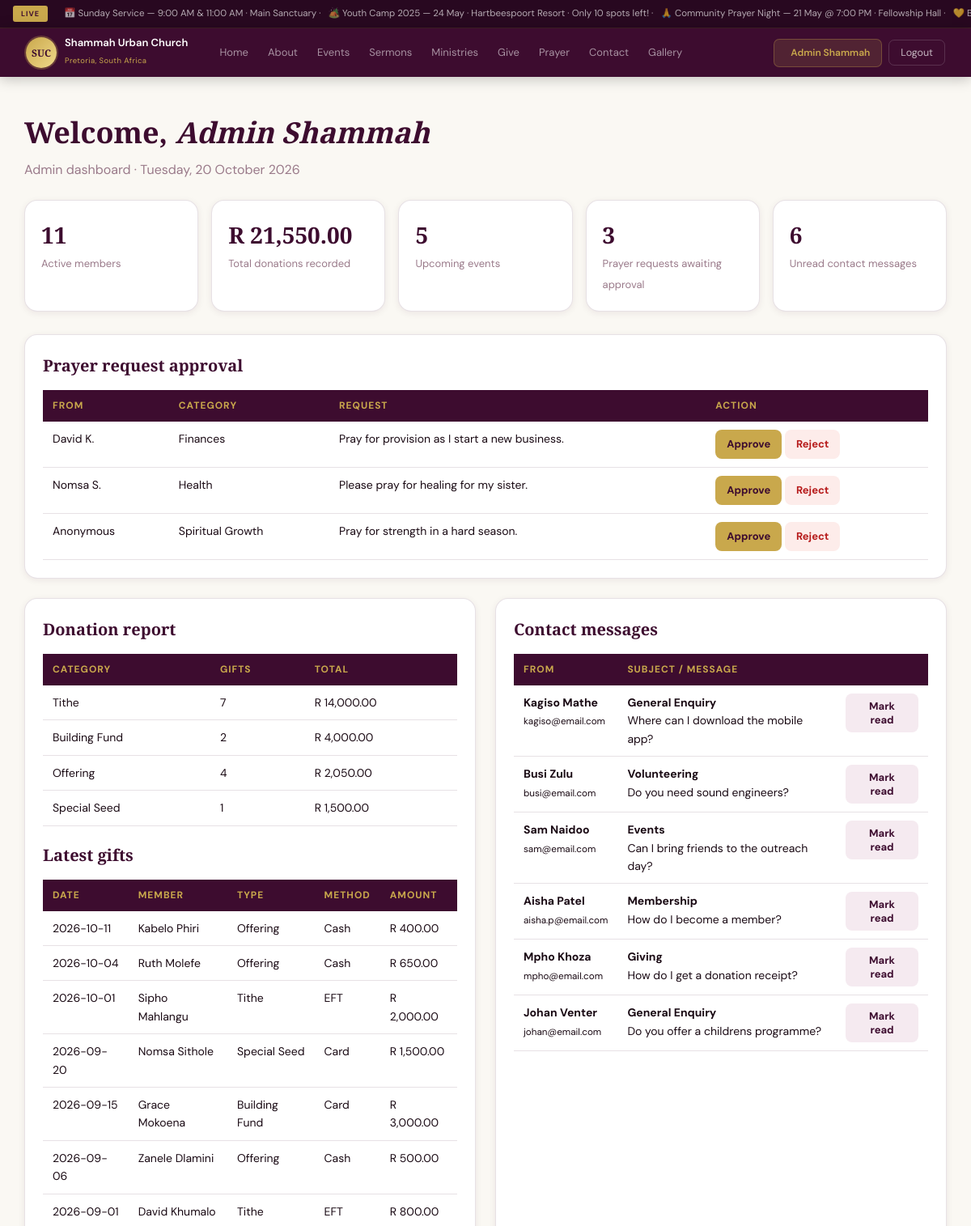
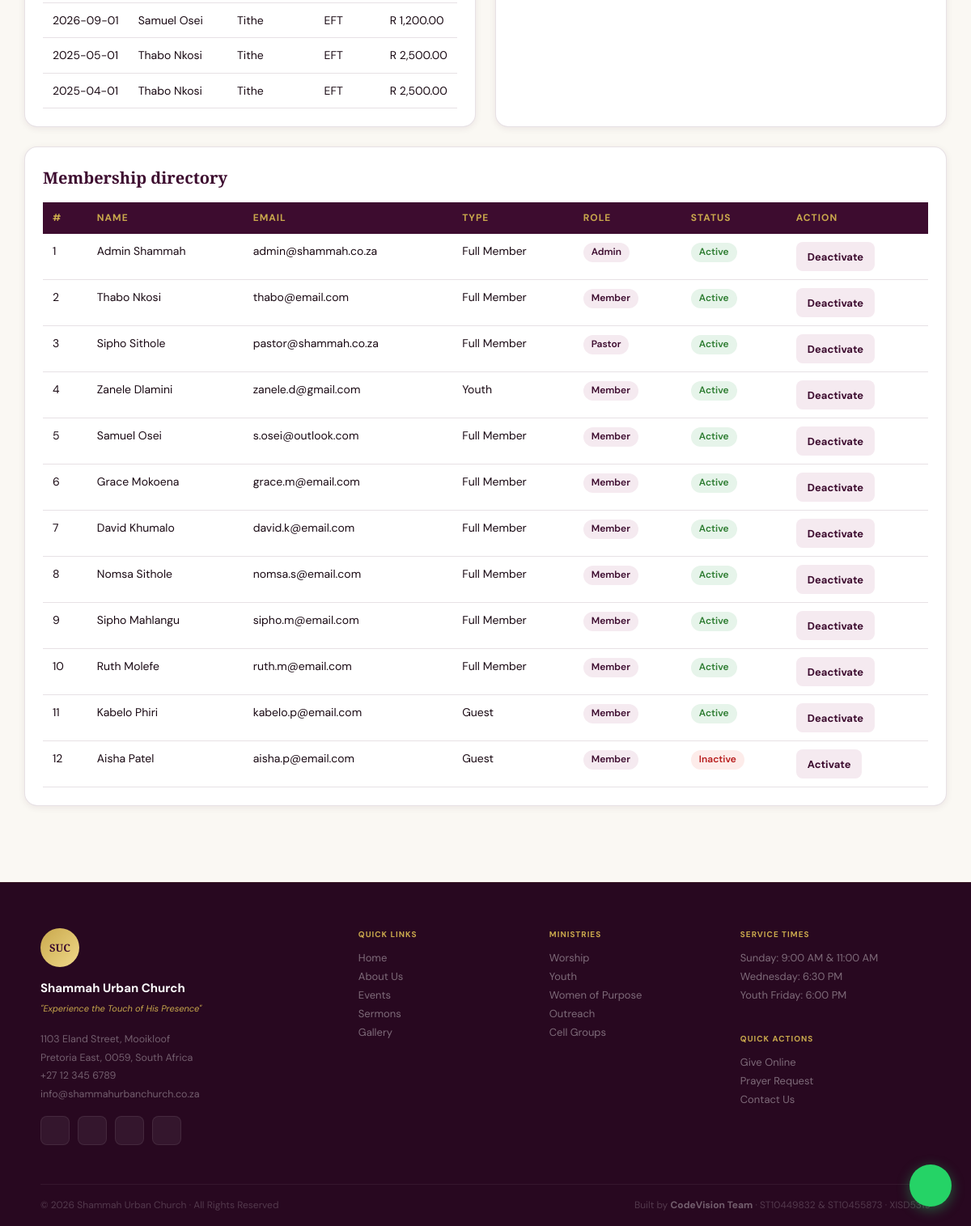
Page /admin_dashboard.php (signed in) on the committed database (2 pictures, top to bottom).
### tables this page shows
CREATE TABLE IF NOT EXISTS PRAYER_REQUEST (
    request_id   INT          NOT NULL AUTO_INCREMENT,
    member_id    INT          NULL,
    display_name VARCHAR(80)  NOT NULL DEFAULT 'Anonymous',
    category     VARCHAR(40)  NOT NULL DEFAULT 'General',
    message      TEXT         NOT NULL,
    is_public    TINYINT(1)   NOT NULL DEFAULT 1,
    status       VARCHAR(20)  NOT NULL DEFAULT 'pending',
    prayer_count INT          NOT NULL DEFAULT 0,
    is_answered  TINYINT(1)   NOT NULL DEFAULT 0,
    created_at   DATETIME     NOT NULL DEFAULT CURRENT_TIMESTAMP,
    reviewed_by  INT          NULL,
    reviewed_at  DATETIME     NULL,
    PRIMARY KEY (request_id),
    INDEX idx_status (status),
    FOREIGN KEY (member_id)   REFERENCES MEMBER(member_id) ON DELETE SET NULL,
    FOREIGN KEY (reviewed_by) REFERENCES MEMBER(member_id) ON DELETE SET NULL
);

CREATE TABLE IF NOT EXISTS DONATION (
    donation_id     INT           NOT NULL AUTO_INCREMENT,
    member_id       INT           NOT NULL,
    amount          DECIMAL(10,2) NOT NULL,
    donation_type   VARCHAR(40)   NOT NULL DEFAULT 'Offering',
    payment_method  VARCHAR(20)   NOT NULL DEFAULT 'Cash',
    reference       VARCHAR(60)   NOT NULL DEFAULT '',
    donation_date   DATE          NOT NULL,
    PRIMARY KEY (donation_id),
    INDEX idx_member (member_id),
    FOREIGN KEY (member_id) REFERENCES MEMBER(member_id) ON DELETE CASCADE
);

CREATE TABLE IF NOT EXISTS MEMBER (
    member_id       INT           NOT NULL AUTO_INCREMENT,
    title           VARCHAR(10)   NOT NULL DEFAULT 'Mr',
    first_name      VARCHAR(60)   NOT NULL,
    last_name       VARCHAR(60)   NOT NULL,
    email           VARCHAR(120)  NOT NULL UNIQUE,
    phone           VARCHAR(20)   NOT NULL DEFAULT '',
    date_of_birth   DATE          NULL,
    gender          VARCHAR(10)   NOT NULL DEFAULT 'Other',
    membership_type VARCHAR(40)   NOT NULL DEFAULT 'Guest',
    password_hash   VARCHAR(255)  NOT NULL,
    role            VARCHAR(20)   NOT NULL DEFAULT 'member',
    is_active       TINYINT(1)    NOT NULL DEFAULT 1,
    created_at      DATETIME      NOT NULL DEFAULT CURRENT_TIMESTAMP,
    PRIMARY KEY (member_id),
    INDEX idx_email (email),
    INDEX idx_role  (role)
);

CREATE TABLE IF NOT EXISTS CONTACT_MESSAGE (
    message_id INT          NOT NULL AUTO_INCREMENT,
    name       VARCHAR(80)  NOT NULL,
    email      VARCHAR(120) NOT NULL,
    subject    VARCHAR(80)  NOT NULL DEFAULT 'General Enquiry',
    message    TEXT         NOT NULL,
    is_read    TINYINT(1)   NOT NULL DEFAULT 0,
    created_at DATETIME     NOT NULL DEFAULT CURRENT_TIMESTAMP,
    PRIMARY KEY (message_id)
);

### admin_dashboard.php (the view, shortened to what this page needs)
<?php
require_once 'includes/db.php';
$user_role = $_SESSION['role'] ?? 'member';
$user_name    = htmlspecialchars($_SESSION['member_name'] ?? 'Staff');
$kpi = [
    'members'   => (int) $pdo->query('SELECT COUNT(*) FROM MEMBER WHERE is_active = 1')->fetchColumn(),
    'donations' => (float) $pdo->query('SELECT COALESCE(SUM(amount),0) FROM DONATION')->fetchColumn(),
    'events'    => (int) $pdo->query('SELECT COUNT(*) FROM EVENT WHERE event_date >= NOW() AND is_active = 1')->fetchColumn(),
    'pending'   => (int) $pdo->query("SELECT COUNT(*) FROM PRAYER_REQUEST WHERE status = 'pending'")->fetchColumn(),
    'unread'    => (int) $pdo->query('SELECT COUNT(*) FROM CONTACT_MESSAGE WHERE is_read = 0')->fetchColumn(),
];
$members = $pdo->query(
    'SELECT member_id, first_name, last_name, email, role, membership_type, is_active
       FROM MEMBER ORDER BY member_id'
)->fetchAll();
$donations = $pdo->query(
    'SELECT d.donation_date, d.amount, d.donation_type, d.payment_method,
            m.first_name, m.last_name
       FROM DONATION d JOIN MEMBER m ON m.member_id = d.member_id
   ORDER BY d.donation_date DESC, d.donation_id DESC LIMIT 10'
)->fetchAll();
$by_type = $pdo->query(
    'SELECT donation_type, COUNT(*) AS gifts, SUM(amount) AS total
       FROM DONATION GROUP BY donation_type ORDER BY total DESC'
)->fetchAll();
$prayers = $pdo->query(
    "SELECT request_id, display_name, category, message, created_at
       FROM PRAYER_REQUEST WHERE status = 'pending'
   ORDER BY created_at ASC"
)->fetchAll();
$messages = $pdo->query(
    'SELECT message_id, name, email, subject, message, is_read, created_at
       FROM CONTACT_MESSAGE ORDER BY created_at DESC LIMIT 6'
)->fetchAll();
function e($v) { return htmlspecialchars((string) $v, ENT_QUOTES, 'UTF-8'); }
require_once 'includes/header.php';
require_once 'includes/nav.php';
?>
<main id="main-content">
  <div class="dash">
    <h1>Welcome, <em><?= $user_name ?></em></h1>
    <p class="sub"><?= e(ucfirst($user_role)) ?> dashboard · <?= date('l, j F Y') ?></p>
    <section class="kpis" aria-label="Key figures">
      <div class="kpi"><b><?= $kpi['members'] ?></b><span>Active members</span></div>
      <div class="kpi"><b>R <?= number_format($kpi['donations'], 2) ?></b><span>Total donations recorded</span></div>
      <div class="kpi"><b><?= $kpi['events'] ?></b><span>Upcoming events</span></div>
      <div class="kpi"><b><?= $kpi['pending'] ?></b><span>Prayer requests awaiting approval</span></div>
      <div class="kpi"><b><?= $kpi['unread'] ?></b><span>Unread contact messages</span></div>
    </section>
    <section class="panel" id="prayers">
      <h2>Prayer request approval</h2>
      <?php if (!$prayers): ?>
        <p class="empty">No requests waiting for approval.</p>
      <?php else: ?>
      <div class="tbl-wrap"><table>
        <thead><tr><th>From</th><th>Category</th><th>Request</th><th>Action</th></tr></thead>
        <tbody>
        <?php foreach ($prayers as $p): ?>
          <tr>
            <td><?= e($p['display_name']) ?></td>
            <td><?= e($p['category']) ?></td>
            <td><?= e($p['message']) ?></td>
            <td>
              <form method="post" style="display:inline">
                <button class="dbtn go" name="action" value="approve">Approve</button>
                <button class="dbtn no" name="action" value="reject">Reject</button>
              </form>
            </td>
          </tr>
        <?php endforeach; ?>
        </tbody>
      </table></div>
      <?php endif; ?>
    </section>
    <div class="two">
      <section class="panel" id="donations">
        <h2>Donation report</h2>
        <div class="tbl-wrap"><table>
          <thead><tr><th>Category</th><th>Gifts</th><th>Total</th></tr></thead>
          <tbody>
          <?php foreach ($by_type as $t): ?>
            <tr><td><?= e($t['donation_type']) ?></td><td><?= (int) $t['gifts'] ?></td><td>R <?= number_format((float) $t['total'], 2) ?></td></tr>
          <?php endforeach; ?>
          </tbody>
        </table></div>
        <h2 style="margin-top:20px">Latest gifts</h2>
        <div class="tbl-wrap"><table>
          <thead><tr><th>Date</th><th>Member</th><th>Type</th><th>Method</th><th>Amount</th></tr></thead>
          <tbody>
          <?php foreach ($donations as $d): ?>
            <tr>
              <td><?= e($d['donation_date']) ?></td>
              <td><?= e($d['first_name'] . ' ' . $d['last_name']) ?></td>
              <td><?= e($d['donation_type']) ?></td>
              <td><?= e($d['payment_method']) ?></td>
              <td>R <?= number_format((float) $d['amount'], 2) ?></td>
            </tr>
          <?php endforeach; ?>
          </tbody>
        </table></div>
      </section>
      <section class="panel" id="messages">
        <h2>Contact messages</h2>
        <div class="tbl-wrap"><table>
          <thead><tr><th>From</th><th>Subject / message</th><th></th></tr></thead>
          <tbody>
          <?php foreach ($messages as $m): ?>
            <tr>
              <td><strong><?= e($m['name']) ?></strong><br><small><?= e($m['email']) ?></small></td>
              <td><strong><?= e($m['subject']) ?></strong><br><?= e($m['message']) ?></td>
              <td>
                <?php if ($m['is_read']): ?>
                  <span class="pill ok">Read</span>
                <?php else: ?>
                  <form method="post">
                    <button class="dbtn neutral" name="action" value="mark_read">Mark read</button>
                  </form>
                <?php endif; ?>
              </td>
            </tr>
          <?php endforeach; ?>
          </tbody>
        </table></div>
      </section>
    </div>
    <section class="panel" id="members">
      <h2>Membership directory</h2>
      <div class="tbl-wrap"><table>
        <thead><tr><th>#</th><th>Name</th><th>Email</th><th>Type</th><th>Role</th><th>Status</th><th>Action</th></tr></thead>
        <tbody>
        <?php foreach ($members as $m): ?>
          <tr>
            <td><?= (int) $m['member_id'] ?></td>
            <td><?= e($m['first_name'] . ' ' . $m['last_name']) ?></td>
            <td><?= e($m['email']) ?></td>
            <td><?= e($m['membership_type']) ?></td>
            <td><span class="pill role"><?= e(ucfirst($m['role'])) ?></span></td>
            <td><?= $m['is_active'] ? '<span class="pill ok">Active</span>' : '<span class="pill off">Inactive</span>' ?></td>
            <td>
              <form method="post">
                <button class="dbtn neutral" name="action" value="toggle_member"
                        onclick="return confirm('Change this member\'s status?')">
                  <?= $m['is_active'] ? 'Deactivate' : 'Activate' ?>
                </button>
              </form>
            </td>
          </tr>
        <?php endforeach; ?>
        </tbody>
      </table></div>
    </section>
  </div>
</main>
<?php require_once 'includes/footer.php'; ?>

### rows in the picture
prayer_request: display_name "David K.", category "Finances", message "Pray for provision as I start a new business."
prayer_request: display_name "Nomsa S.", category "Health", message "Please pray for healing for my sister."
prayer_request: display_name "Anonymous", category "Spiritual Growth", message "Pray for strength in a hard season."
donation: donation_date "2026-10-11", member.last_name "Kabelo Phiri", donation_type "Offering", payment_method "Cash", amount "400.00"
donation: donation_date "2026-10-04", member.last_name "Ruth Molefe", donation_type "Offering", payment_method "Cash", amount "650.00"
donation: donation_date "2026-10-01", member.last_name "Sipho Mahlangu", donation_type "Tithe", payment_method "EFT", amount "2,000.00"
donation: donation_date "2026-09-20", member.last_name "Nomsa Sithole", donation_type "Special Seed", payment_method "Card", amount "1,500.00"
donation: donation_date "2026-09-15", member.last_name "Grace Mokoena", donation_type "Building Fund", payment_method "Card", amount "3,000.00"
donation: donation_date "2026-09-06", member.last_name "Zanele Dlamini", donation_type "Offering", payment_method "Cash", amount "500.00"
donation: donation_date "2026-09-01", member.last_name "David Khumalo", donation_type "Tithe", payment_method "EFT", amount "800.00"
donation: donation_date "2026-09-01", member.last_name "Samuel Osei", donation_type "Tithe", payment_method "EFT", amount "1,200.00"
donation: donation_date "2025-05-01", member.last_name "Thabo Nkosi", donation_type "Tithe", payment_method "EFT", amount "2,500.00"
donation: donation_date "2025-04-01", member.last_name "Thabo Nkosi", donation_type "Tithe", payment_method "EFT", amount "2,500.00"
contact_message: name "Kagiso Mathe", email "kagiso@email.com", subject "General Enquiry", message "Where can I download the mobile app?"
contact_message: name "Busi Zulu", email "busi@email.com", subject "Volunteering", message "Do you need sound engineers?"
contact_message: name "Sam Naidoo", email "sam@email.com", subject "Events", message "Can I bring friends to the outreach day?"
contact_message: name "Aisha Patel", email "aisha.p@email.com", subject "Membership", message "How do I become a member?"
contact_message: name "Mpho Khoza", email "mpho@email.com", subject "Giving", message "How do I get a donation receipt?"
contact_message: name "Johan Venter", email "johan@email.com", subject "General Enquiry", message "Do you offer a childrens programme?"
member: member_id "1", first_name+last_name "Admin Shammah", email "admin@shammah.co.za", membership_type "Full Member", role "Admin", is_active "Active"
member: member_id "2", first_name+last_name "Thabo Nkosi", email "thabo@email.com", membership_type "Full Member", role "Member", is_active "Active"
member: member_id "3", first_name+last_name "Sipho Sithole", email "pastor@shammah.co.za", membership_type "Full Member", role "Pastor", is_active "Active"
member: member_id "4", first_name+last_name "Zanele Dlamini", email "zanele.d@gmail.com", membership_type "Youth", role "Member", is_active "Active"
member: member_id "5", first_name+last_name "Samuel Osei", email "s.osei@outlook.com", membership_type "Full Member", role "Member", is_active "Active"
member: member_id "6", first_name+last_name "Grace Mokoena", email "grace.m@email.com", membership_type "Full Member", role "Member", is_active "Active"
member: member_id "7", first_name+last_name "David Khumalo", email "david.k@email.com", membership_type "Full Member", role "Member", is_active "Active"
member: member_id "8", first_name+last_name "Nomsa Sithole", email "nomsa.s@email.com", membership_type "Full Member", role "Member", is_active "Active"
member: member_id "9", first_name+last_name "Sipho Mahlangu", email "sipho.m@email.com", membership_type "Full Member", role "Member", is_active "Active"
member: member_id "10", first_name+last_name "Ruth Molefe", email "ruth.m@email.com", membership_type "Full Member", role "Member", is_active "Active"
member: member_id "11", first_name+last_name "Kabelo Phiri", email "kabelo.p@email.com", membership_type "Guest", role "Member", is_active "Active"
member: member_id "12", first_name+last_name "Aisha Patel", email "aisha.p@email.com", membership_type "Guest", role "Member", is_active "Inactive"

### other values in the picture
$ticker_str "📅 Sunday Service — 9:00 AM & 11:00 AM · Main Sanctuary · 🏕️ Youth Camp 2025 — 24 May · Hartbeespoort Resort · Only 10 spots left! · 🙏 Community Prayer Night — 21 May @ 7:00 PM · Fellowship Hall · 💛…"
$user_name "Admin Shammah"
$user_role "Admin"
$kpi['members'] "11"
$kpi['donations'] "21,550.00"
$kpi['events'] "5"
$kpi['pending'] "3"
$kpi['unread'] "6"
$t['donation_type'] "Tithe"
$t['gifts'] "7"
$t['total'] "14,000.00"
$t['donation_type'] "Building Fund"
$t['gifts'] "2"
$t['total'] "4,000.00"
$t['donation_type'] "Offering"
